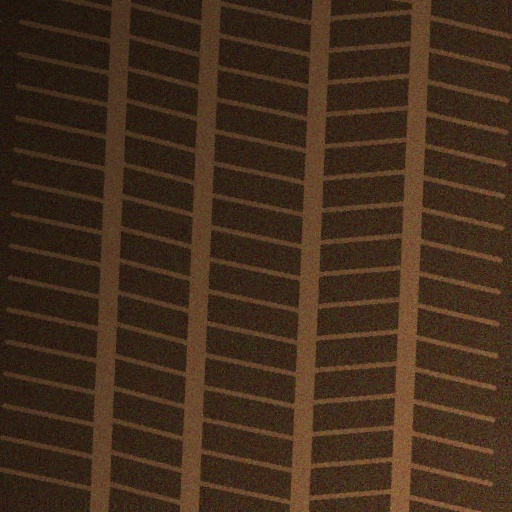
#> input picture data/raw/forensic/impressions/impression_crime_scene_01_mud_michelin.jpg, 512 x 512 px
$ python -i wear_features.py   (imports and definitions only)   (older library calls are emulated)
#> lines starting #> are read from the running program, lines starting #| are printed output that depends on the picture; after the words box and inside, x2 and y2 are one past the last pixel; in counts of white or black regions, pixels touching at a corner belong together
#> further down, picture is the input picture: shape (512, 512, 3); mean B, G, R 28.6, 45.4, 66.3
"""
TreadVision: Wear-Specific Local Feature Extraction
Extracts 6 wear-specific local descriptors designed to capture physical tread relief
independently of macro pattern geometry:
  1. groove_to_land_contrast: Michelson contrast between longitudinal groove valleys and land crests.
  2. groove_visibility_ratio: Valley prominence normalized by the profile dynamic range.
  3. sipe_visibility_freq: Density of high-frequency incisions located strictly within land regions.
  4. local_groove_continuity: Maximum unbroken vertical continuity of detected groove channels.
  5. local_texture_contrast: Mean local standard deviation within tread-block regions (32x32 blocks).
  6. groove_wall_gradient: Mean boundary gradient slope at the transition between grooves and lands.
"""
from typing import Dict, Any, Union
import numpy as np
import cv2


WEAR_FEATURE_NAMES = [
    "groove_to_land_contrast",
    "groove_visibility_ratio",
    "sipe_visibility_freq",
    "local_groove_continuity",
    "local_texture_contrast",
    "groove_wall_gradient"
]


def extract_wear_specific_features(image_input: np.ndarray) -> Dict[str, float]:
    """
    Extract 6 wear-specific local features from a grayscale or BGR image.
    Ensures robust handling of flat/uniform images, division-by-zero guards,
    and returns bounded floating-point descriptors.
    """
    if len(image_input.shape) == 3:
        gray = cv2.cvtColor(image_input, cv2.COLOR_BGR2GRAY)
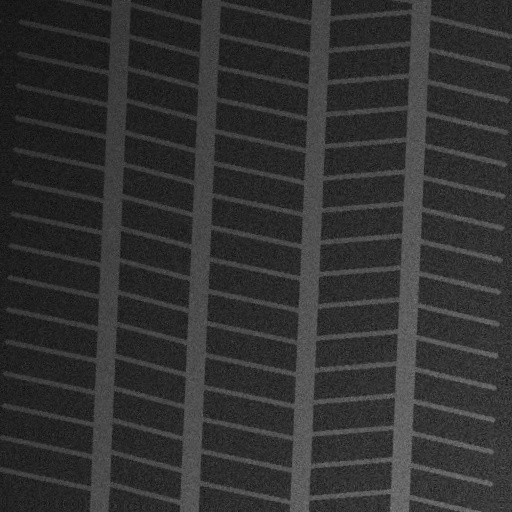
#> gray: shape (512, 512); min 9, max 130, mean 49.8
    else:
        gray = image_input.copy()

    # Standardize processing resolution to 512x512
    if gray.shape[:2] != (512, 512):
        gray = cv2.resize(gray, (512, 512), interpolation=cv2.INTER_AREA)

    # 1. Column-wise intensity projection (longitudinal profile across ribs/grooves)
    col_proj = np.mean(gray, axis=0)  # shape: (512,)
#> col_proj = 512 values, max 84.78 at index 409, min 30.08 at index 0, mean 49.77

    # Land intensity (upper 85th percentile of profile)
    land_intensity = float(np.percentile(col_proj, 85))
#> land_intensity = 60.51
    # Groove intensity (lower 15th percentile of profile)
    groove_intensity = float(np.percentile(col_proj, 15))
#> groove_intensity = 36.75

    # 1. Groove-to-land intensity contrast (Michelson metric: (I_land - I_groove)/(I_land + I_groove))
    denom = land_intensity + groove_intensity
#> denom = 97.26
    contrast_gl = float((land_intensity - groove_intensity) / (denom if denom > 1e-4 else 1.0))
#> contrast_gl = 0.244
    contrast_gl = max(0.0, min(1.0, contrast_gl))

    # 2. Groove visibility ratio: relative prominence of valley depression
    p95 = float(np.percentile(col_proj, 95))
#> p95 = 72.31
    p05 = float(np.percentile(col_proj, 5))
#> p05 = 34.46
    dyn_range = p95 - p05
#> dyn_range = 37.85
    groove_vis_ratio = float((land_intensity - groove_intensity) / (dyn_range if dyn_range > 1.0 else 1.0))
#> groove_vis_ratio = 0.628
    groove_vis_ratio = max(0.0, min(2.0, groove_vis_ratio))

    # Identify groove columns vs land columns
    groove_thresh = groove_intensity + 0.35 * (land_intensity - groove_intensity)
#> groove_thresh = 45.07
    groove_cols = col_proj < groove_thresh

    land_mask = np.ones((512, 512), dtype=np.uint8)
    land_mask[:, groove_cols] = 0

    # 3. Sipe visibility frequency: High-frequency lateral/angled transitions within land regions
    sobel_y = np.abs(cv2.Sobel(gray, cv2.CV_64F, 0, 1, ksize=3))
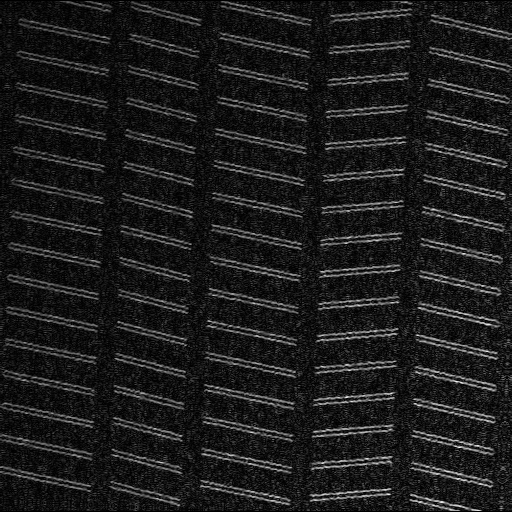
#> sobel_y: shape (512, 512) float64; min 0, max 248, mean 28.1
    sipe_edge_mask = (sobel_y > 14.0).astype(np.uint8)
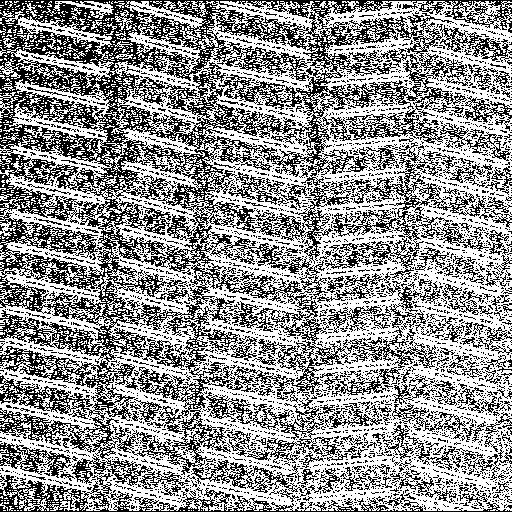
#> sipe_edge_mask: shape (512, 512); values 0 (black) and 1 (white), 58% white; black in thin lines or dots
    sipe_in_land = cv2.bitwise_and(sipe_edge_mask, sipe_edge_mask, mask=land_mask)
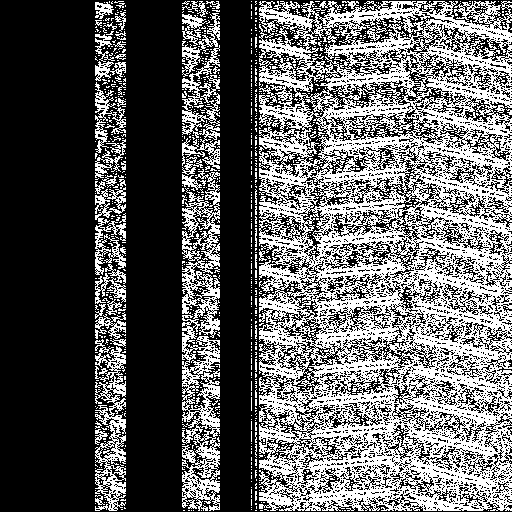
#> sipe_in_land: shape (512, 512); values 0 (black) and 1 (white), 38.2% white in thin lines or dots, all inside (x1, y1, x2, y2) = (95, 1, 512, 511)
    land_pixel_count = int(np.sum(land_mask))
    sipe_freq = float(np.sum(sipe_in_land) / (land_pixel_count if land_pixel_count > 0 else 1))
#> sipe_freq = 0.601
    sipe_freq = max(0.0, min(1.0, sipe_freq))

    # 4. Local groove continuity: measure unbroken vertical path of groove corridors
    groove_pixel_mask = (gray < groove_thresh).astype(np.uint8)
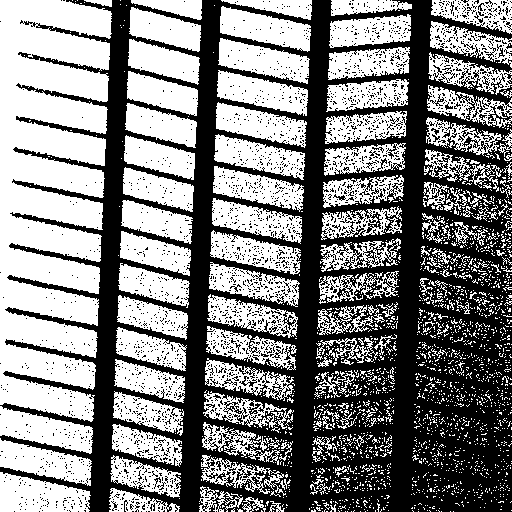
#> groove_pixel_mask: shape (512, 512); values 0 (black) and 1 (white), 51.6% white; 2741 black regions (2692 under 20 px), largest, box (x1, y1, x2, y2) and area: (0, 0, 512, 512) 118889, (205, 472, 226, 482) 71, (239, 376, 257, 387) 64
    col_sums = np.sum(groove_pixel_mask, axis=0)  # count of groove pixels per column
#> col_sums = 512 values, max 499 at index 0, min 7 at index 411, mean 264.4
    continuity = float(np.max(col_sums) / 512.0) if len(col_sums) > 0 else 0.0
#> continuity = 0.975
    continuity = max(0.0, min(1.0, continuity))

    # 5. Local texture contrast: average standard deviation within small local land blocks (32x32)
    block_size = 32
    stds = []
    for y in range(0, 512, block_size):
        for x in range(0, 512, block_size):
            if np.mean(land_mask[y:y+block_size, x:x+block_size]) > 0.65:
                blk = gray[y:y+block_size, x:x+block_size]
                stds.append(float(np.std(blk)))
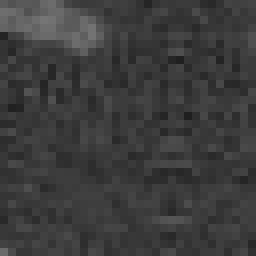
#> blk: shape (32, 32) (shown 8 times larger); min 31, max 117, mean 60.2
#> after the loop, stds = 160 values, max 23.69 at index 156, min 10.22 at index 9, mean 16.1
    local_tex_contrast = float(np.mean(stds)) if stds else 0.0
#> local_tex_contrast = 16.1

    # 6. Groove wall gradient: lateral gradient slope at the transition boundary between groove and land
    sobel_x = np.abs(cv2.Sobel(gray, cv2.CV_64F, 1, 0, ksize=3))
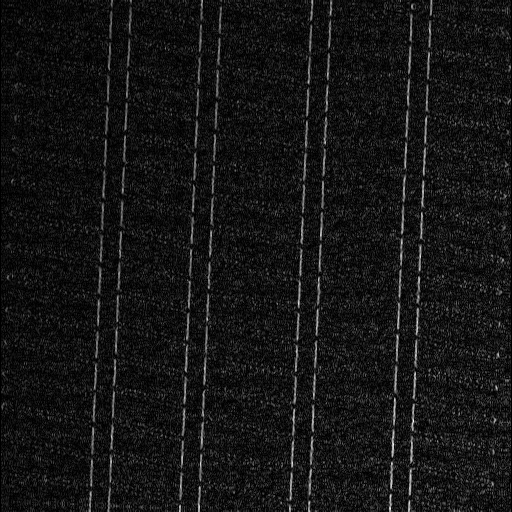
#> sobel_x: shape (512, 512) float64; min 0, max 262, mean 22.3; drawn with min black and max white
    diff_cols = np.abs(np.diff(groove_cols.astype(int)))
#> diff_cols = 511 values, max 1 at index 94, min 0 at index 0, mean 0.0176
    boundary_cols = np.where(diff_cols > 0)[0]
#> boundary_cols = [94, 125, 181, 219, 250, 251, 254, 256, 258]
    wall_grads = []
    for c in boundary_cols:
        wall_grads.append(float(np.mean(sobel_x[:, c])))
#> this loop made 9 passes
#> c on passes 1 to 9: 94, 125, 181, 219, 250, 251, 254, 256, 258
#> after the loop, wall_grads = [24.34, 24.6, 28.67, 24.85, 20.76, 20.18, 19.7, 18.82, 18.61]
    wall_slope = float(np.mean(wall_grads)) if wall_grads else 0.0
#> wall_slope = 22.28

    return {
        "groove_to_land_contrast": round(contrast_gl, 4),
        "groove_visibility_ratio": round(groove_vis_ratio, 4),
        "sipe_visibility_freq": round(sipe_freq, 4),
        "local_groove_continuity": round(continuity, 4),
        "local_texture_contrast": round(local_tex_contrast, 4),
        "groove_wall_gradient": round(wall_slope, 4)
    }

>>> import cv2
>>> picture = cv2.imread('../../data/raw/forensic/impressions/impression_crime_scene_01_mud_michelin.jpg')
>>> result = extract_wear_specific_features(picture)
#> result = {'groove_to_land_contrast': 0.244, 'groove_visibility_ratio': 0.628, 'sipe_visibility_freq': 0.601, 'local_groove_continuity': 0.975, 'local_texture_contrast': 16.1, 'groove_wall_gradient': 22.28}

$ run again, on data/raw/forensic/impressions/impression_crime_scene_02_soil_continental.jpg
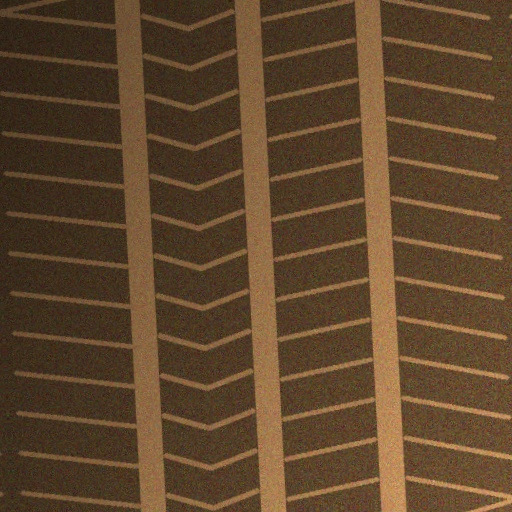
#> input picture data/raw/forensic/impressions/impression_crime_scene_02_soil_continental.jpg, 512 x 512 px
#> picture is the input picture: shape (512, 512, 3); mean B, G, R 44.7, 69.7, 94.5
#> col_proj = 512 values, max 128.3 at index 381, min 45.82 at index 0, mean 74.25
#> land_intensity = 91.01
#> groove_intensity = 54.16
#> denom = 145.2
#> contrast_gl = 0.254
#> p95 = 110
#> p05 = 50.68
#> dyn_range = 59.3
#> groove_vis_ratio = 0.622
#> groove_thresh = 67.06
#> in extract_wear_specific_features, `sipe_edge_mask = (sobel_y > 14.0).astype(np.uint8)`:
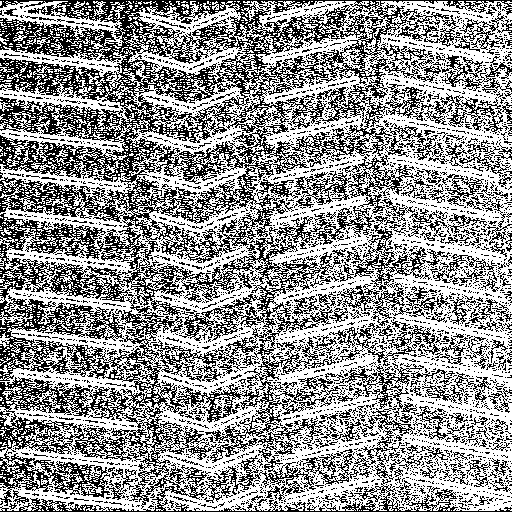
#> sipe_edge_mask: shape (512, 512); values 0 (black) and 1 (white), 58.3% white; black in thin lines or dots
#> sipe_in_land: shape (512, 512); values 0 (black) and 1 (white), 38% white in thin lines or dots, all inside (x1, y1, x2, y2) = (121, 1, 512, 511)
#> sipe_freq = 0.61
#> groove_pixel_mask: shape (512, 512); values 0 (black) and 1 (white), 51.4% white; 2091 black regions (2059 under 20 px), largest, box (x1, y1, x2, y2) and area: (0, 0, 512, 512) 120543, (382, 0, 498, 30) 826, (501, 6, 512, 26) 82
#> col_sums = 512 values, max 497 at index 2, min 0 at index 379, mean 263.2
#> continuity = 0.971
#> after the loop in extract_wear_specific_features, `for y in range(0, 512, block_size):`: stds = 160 values, max 33.58 at index 156, min 7.23 at index 33, mean 21.62
#> local_tex_contrast = 21.62
#> in extract_wear_specific_features, `sobel_x = np.abs(cv2.Sobel(gray, cv2.CV_64F, 1, 0, ksize=3))`:
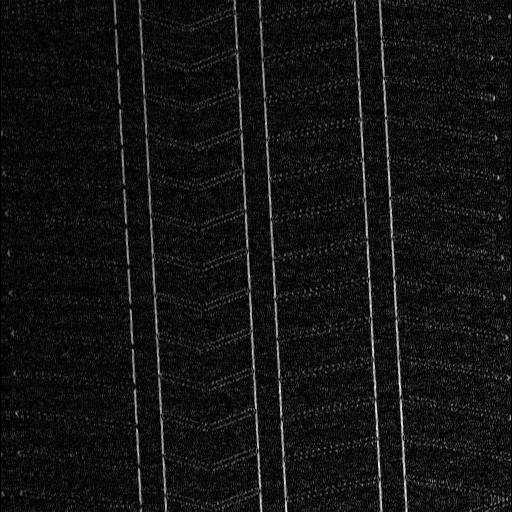
#> sobel_x: shape (512, 512) float64; min 0, max 321, mean 24.6; drawn with min black and max white
#> diff_cols = 511 values, max 1 at index 120, min 0 at index 0, mean 0.00587
#> boundary_cols = [120, 162, 234]
#> the loop in extract_wear_specific_features, `for c in boundary_cols:` made 3 passes
#> c on passes 1 to 3: 120, 162, 234
#> after the loop in extract_wear_specific_features, `for c in boundary_cols:`: wall_grads = [26.56, 34.74, 26.65]
#> wall_slope = 29.32
#> result = {'groove_to_land_contrast': 0.254, 'groove_visibility_ratio': 0.622, 'sipe_visibility_freq': 0.61, 'local_groove_continuity': 0.971, 'local_texture_contrast': 21.62, 'groove_wall_gradient': 29.32}

$ run again, on data/raw/forensic/impressions/impression_crime_scene_03_dirt_bridgestone.jpg
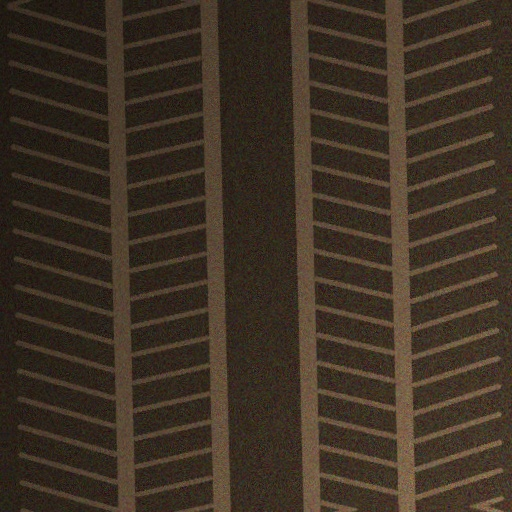
#> input picture data/raw/forensic/impressions/impression_crime_scene_03_dirt_bridgestone.jpg, 512 x 512 px
#> picture is the input picture: shape (512, 512, 3); mean B, G, R 36.6, 49.1, 61.6
#> col_proj = 512 values, max 93.55 at index 401, min 30.47 at index 1, mean 51.45
#> land_intensity = 61.17
#> groove_intensity = 39.33
#> denom = 100.5
#> contrast_gl = 0.217
#> p95 = 77.16
#> p05 = 36.84
#> dyn_range = 40.32
#> groove_vis_ratio = 0.542
#> groove_thresh = 46.98
#> in extract_wear_specific_features, `sipe_edge_mask = (sobel_y > 14.0).astype(np.uint8)`:
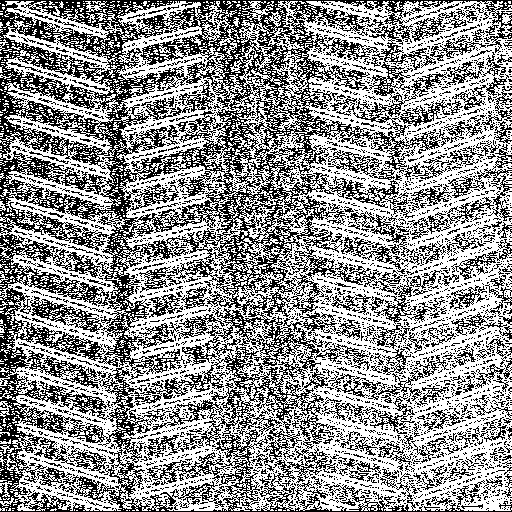
#> sipe_edge_mask: shape (512, 512); values 0 (black) and 1 (white), 57.6% white; black in thin lines or dots
#> sipe_in_land: shape (512, 512); values 0 (black) and 1 (white), 32.5% white in thin lines or dots, all inside (x1, y1, x2, y2) = (108, 1, 512, 511)
#> sipe_freq = 0.61
#> groove_pixel_mask: shape (512, 512); values 0 (black) and 1 (white), 50.5% white; 2625 black regions (2585 under 20 px), largest, box (x1, y1, x2, y2) and area: (7, 0, 512, 512) 121800, (244, 330, 268, 357) 173, (243, 449, 260, 467) 112
#> col_sums = 512 values, max 512 at index 0, min 0 at index 118, mean 258.7
#> continuity = 1
#> after the loop in extract_wear_specific_features, `for y in range(0, 512, block_size):`: stds = 128 values, max 25.1 at index 124, min 10.88 at index 7, mean 17.49
#> local_tex_contrast = 17.49
#> in extract_wear_specific_features, `sobel_x = np.abs(cv2.Sobel(gray, cv2.CV_64F, 1, 0, ksize=3))`:
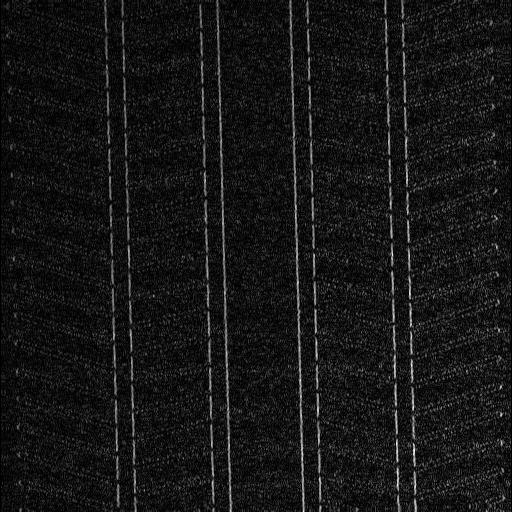
#> sobel_x: shape (512, 512) float64; min 0, max 263, mean 23.1; drawn with min black and max white
#> diff_cols = 511 values, max 1 at index 107, min 0 at index 0, mean 0.00978
#> boundary_cols = [107, 133, 201, 228, 291]
#> the loop in extract_wear_specific_features, `for c in boundary_cols:` made 5 passes
#> c on passes 1 to 5: 107, 133, 201, 228, 291
#> after the loop in extract_wear_specific_features, `for c in boundary_cols:`: wall_grads = [29.9, 32.2, 30.95, 38.31, 35.62]
#> wall_slope = 33.4
#> result = {'groove_to_land_contrast': 0.217, 'groove_visibility_ratio': 0.542, 'sipe_visibility_freq': 0.61, 'local_groove_continuity': 1, 'local_texture_contrast': 17.49, 'groove_wall_gradient': 33.4}
